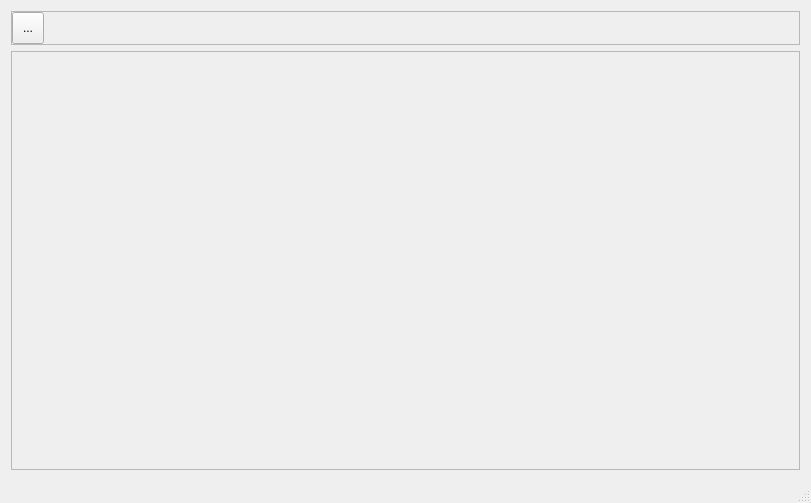
<?xml version="1.0" encoding="UTF-8"?>
<ui version="4.0">
 <class>MainWindow</class>
 <widget class="QMainWindow" name="MainWindow">
  <property name="geometry">
   <rect>
    <x>0</x>
    <y>0</y>
    <width>811</width>
    <height>503</height>
   </rect>
  </property>
  <property name="windowTitle">
   <string>MainWindow</string>
  </property>
  <widget class="QWidget" name="centralWidget">
   <layout class="QVBoxLayout" name="verticalLayout">
    <item>
     <widget class="QFrame" name="action_frame">
      <property name="frameShape">
       <enum>QFrame::StyledPanel</enum>
      </property>
      <property name="frameShadow">
       <enum>QFrame::Raised</enum>
      </property>
      <layout class="QHBoxLayout" name="horizontalLayout">
       <property name="leftMargin">
        <number>0</number>
       </property>
       <property name="topMargin">
        <number>0</number>
       </property>
       <property name="rightMargin">
        <number>0</number>
       </property>
       <property name="bottomMargin">
        <number>0</number>
       </property>
       <item>
        <widget class="QToolButton" name="btnOpen">
         <property name="minimumSize">
          <size>
           <width>32</width>
           <height>32</height>
          </size>
         </property>
         <property name="maximumSize">
          <size>
           <width>32</width>
           <height>32</height>
          </size>
         </property>
         <property name="text">
          <string>...</string>
         </property>
        </widget>
       </item>
       <item>
        <spacer name="horizontalSpacer">
         <property name="orientation">
          <enum>Qt::Horizontal</enum>
         </property>
         <property name="sizeHint" stdset="0">
          <size>
           <width>40</width>
           <height>20</height>
          </size>
         </property>
        </spacer>
       </item>
      </layout>
     </widget>
    </item>
    <item>
     <widget class="QFrame" name="frame_main">
      <property name="sizePolicy">
       <sizepolicy hsizetype="Expanding" vsizetype="Expanding">
        <horstretch>0</horstretch>
        <verstretch>0</verstretch>
       </sizepolicy>
      </property>
      <property name="frameShape">
       <enum>QFrame::StyledPanel</enum>
      </property>
      <property name="frameShadow">
       <enum>QFrame::Raised</enum>
      </property>
     </widget>
    </item>
   </layout>
  </widget>
  <widget class="QStatusBar" name="statusBar"/>
 </widget>
 <layoutdefault spacing="6" margin="11"/>
 <resources/>
 <connections/>
</ui>
